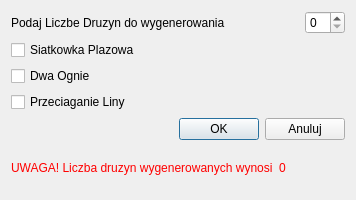
<?xml version="1.0" encoding="UTF-8"?>
<ui version="4.0">
 <class>GeneratorDruzynyDialog</class>
 <widget class="QDialog" name="GeneratorDruzynyDialog">
  <property name="geometry">
   <rect>
    <x>0</x>
    <y>0</y>
    <width>356</width>
    <height>200</height>
   </rect>
  </property>
  <property name="maximumSize">
   <size>
    <width>356</width>
    <height>200</height>
   </size>
  </property>
  <property name="windowTitle">
   <string>Dialog</string>
  </property>
  <property name="styleSheet">
   <string notr="true"/>
  </property>
  <layout class="QVBoxLayout" name="verticalLayout">
   <item>
    <layout class="QHBoxLayout" name="horizontalLayout">
     <item>
      <widget class="QLabel" name="label">
       <property name="text">
        <string>Podaj Liczbe Druzyn do wygenerowania</string>
       </property>
      </widget>
     </item>
     <item>
      <widget class="QSpinBox" name="spinBox">
       <property name="maximumSize">
        <size>
         <width>40</width>
         <height>16777215</height>
        </size>
       </property>
       <property name="maximum">
        <number>32</number>
       </property>
      </widget>
     </item>
    </layout>
   </item>
   <item>
    <widget class="QCheckBox" name="checkBox">
     <property name="text">
      <string>Siatkowka Plazowa</string>
     </property>
    </widget>
   </item>
   <item>
    <widget class="QCheckBox" name="checkBox_2">
     <property name="text">
      <string>Dwa Ognie</string>
     </property>
    </widget>
   </item>
   <item>
    <widget class="QCheckBox" name="checkBox_3">
     <property name="text">
      <string>Przeciaganie Liny</string>
     </property>
    </widget>
   </item>
   <item>
    <layout class="QHBoxLayout" name="horizontalLayout_3">
     <item>
      <spacer name="horizontalSpacer">
       <property name="orientation">
        <enum>Qt::Horizontal</enum>
       </property>
       <property name="sizeHint" stdset="0">
        <size>
         <width>40</width>
         <height>20</height>
        </size>
       </property>
      </spacer>
     </item>
     <item>
      <widget class="QPushButton" name="pushButton">
       <property name="styleSheet">
        <string notr="true"/>
       </property>
       <property name="text">
        <string>OK</string>
       </property>
      </widget>
     </item>
     <item>
      <widget class="QPushButton" name="pushButton_2">
       <property name="styleSheet">
        <string notr="true"/>
       </property>
       <property name="text">
        <string>Anuluj</string>
       </property>
      </widget>
     </item>
    </layout>
   </item>
   <item>
    <layout class="QHBoxLayout" name="horizontalLayout_2">
     <item>
      <widget class="QLabel" name="label_2">
       <property name="styleSheet">
        <string notr="true">color: rgb(255, 0, 0);</string>
       </property>
       <property name="text">
        <string>UWAGA! Liczba druzyn wygenerowanych wynosi</string>
       </property>
      </widget>
     </item>
     <item>
      <widget class="QLabel" name="label_3">
       <property name="styleSheet">
        <string notr="true">color: rgb(255, 0, 0);</string>
       </property>
       <property name="text">
        <string>0</string>
       </property>
      </widget>
     </item>
    </layout>
   </item>
  </layout>
 </widget>
 <resources/>
 <connections/>
</ui>
